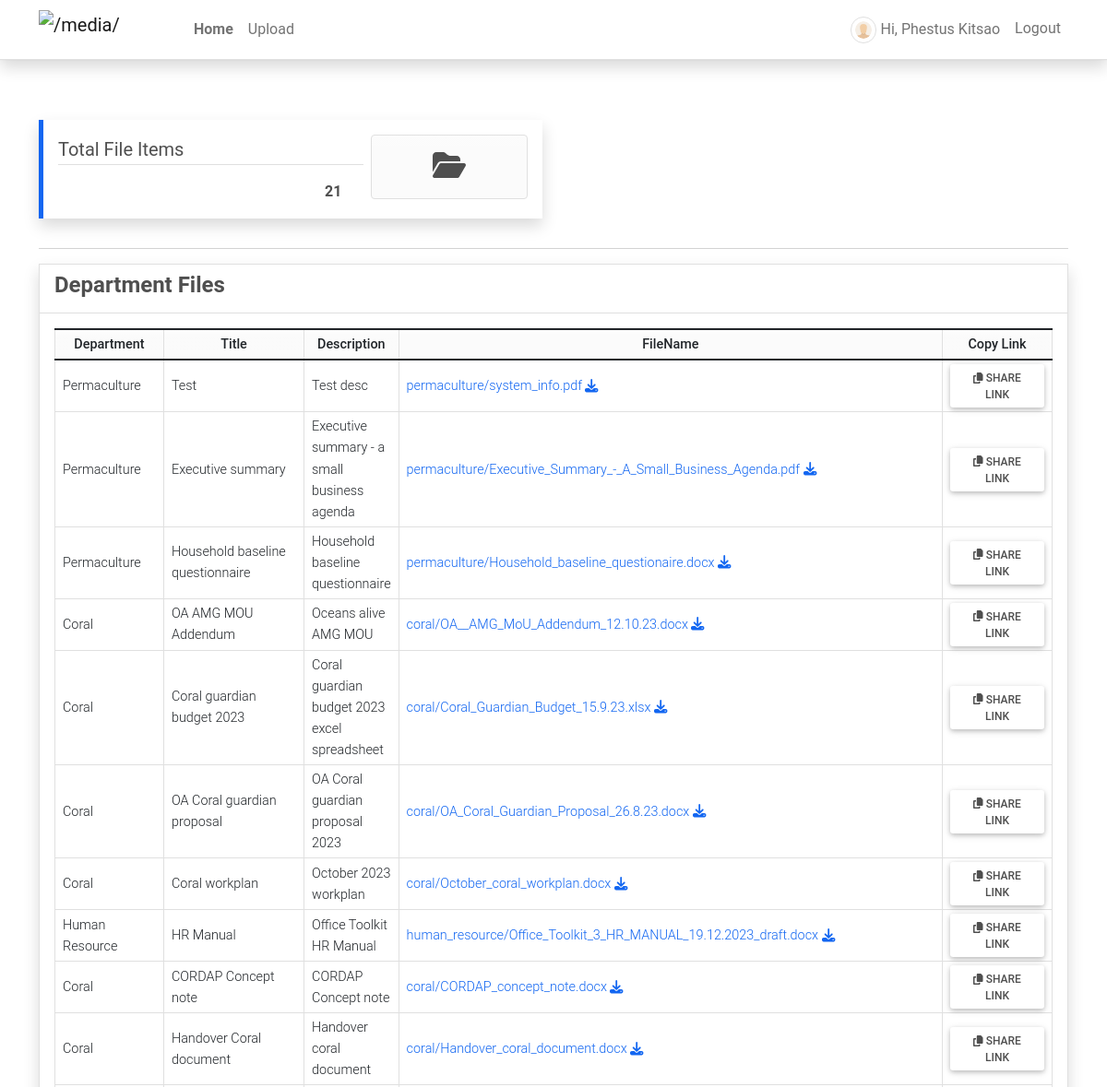
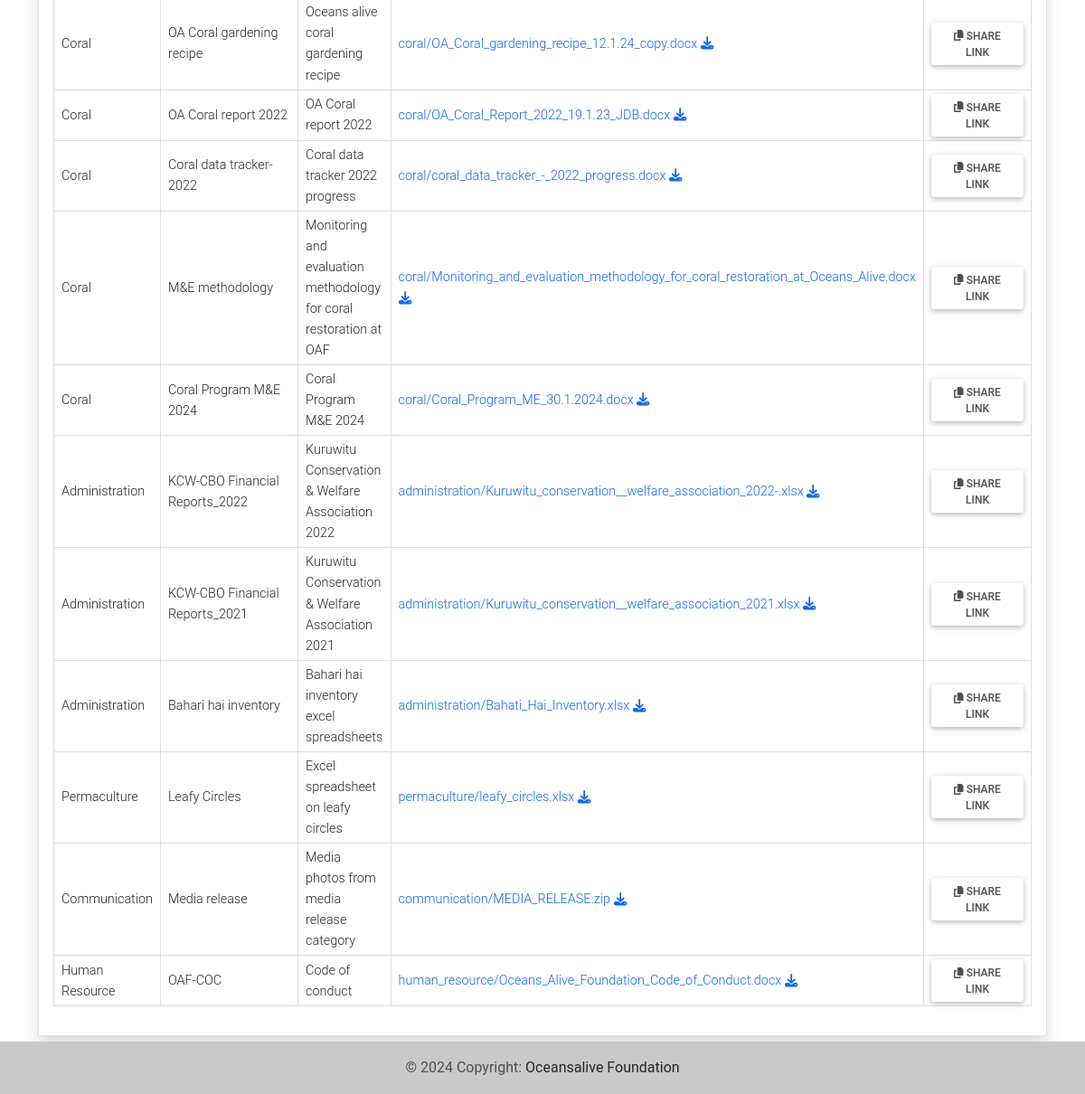
Page /get_started/ (signed in) on the committed database (2 pictures, top to bottom).
### fmsApp/models.py (models this page shows, shortened)
class Post(models.Model):
    user = models.ForeignKey(User, on_delete=models.CASCADE)
    department = models.CharField(max_length=250, default='department')
    title = models.CharField(max_length=250)
    description = models.TextField(blank=True, null=True)
    file_path = models.FileField(upload_to=post_file_path,blank=True, null=True)
    date_created = models.DateTimeField(default=timezone.now)
    date_updated = models.DateTimeField(auto_now=True)
    updated = models.DateTimeField(auto_now=True)
    class Meta:
        ordering = ['-updated']
    def get_share_url(self):
        fernet = Fernet(settings.ID_ENCRYPTION_KEY)
        value = fernet.encrypt(str(self.pk).encode())
        value = base64.urlsafe_b64encode(value).decode()
        return reverse("share-file-id", kwargs={"id": (value)})

### fmsApp/views.py (the view)
# urls.py: path('get_started/', views.FMS, name='FMS-page'),
@login_required
def FMS(request):
    context['page_title'] = 'Home'
    if request.user.is_superuser:
        posts = Post.objects.all()
    else:
        posts = Post.objects.filter(user = request.user).all()
    context['posts'] = posts
    context['postsLen'] = posts.count()
    print(request.build_absolute_uri())
    return render(request, 'home.html',context)

### fmsApp/templatetags/customfilter.py (called while the page is built)
@register.filter
def replaceBlank(value,stringVal = ""):
    value = str(value).replace(stringVal, '')
    return value

### fmsApp/templates/home.html (shortened to what this page needs)
{% extends "base.html" %} {% load humanize %} {% load customfilter %} {% block pageContent %}
<section class="">
    <div class="row">
        <div class="col-lg-6 col-md-6 col-sm-12 col-xs-12">
            <div class="card rounded-0 shadow border-primary text-start summary-card my-3">
                <div class="card-body">
                    <div class="d-flex w-100">
                        <div class="col-8 pe-2">
                            <div class="summary-title fs-5 border-bottom">Total File Items</div>
                            <div class="summary-count text-end fw-bolder mt-3 px-4">{{ postsLen|intcomma }}</div>
                        </div>
                        <div class="col-4">
                            <div class="summary-icon p-3 rounded border text-center bg-gradient bg-light">
                                <i class="fa fa-folder-open fs-2"></i>
                            </div>
                        </div>
                    </div>
                </div>
            </div>
        </div>
    </div>
    <hr>
    <div class="row">
        <div class="col-lg-12 col-md-12 col-sm-12 col-xs-12">
            <div class="card card-default border rounded-0 shadow">
                <div class="card-header">
                    <h4 class="card-title"><b>Department Files</b></h4>
                </div>
                <div class="card-body">
                    <table class="table table-bordered" id="file-table">
                        <colgroup>
                            <col width="20">
                            <col width="20%">
                            <col width="25">
                            <col width="20%">
                            <col width="15%">
                        </colgroup>
                        <thead>
                            <tr class="bg-gradient bg-light">
                                <th class=text-center>Department</th>
                                <th class=text-center>Title</th>
                                <th class=text-center>Description</th>
                                <th class=text-center>FileName</th>
                                <th class=text-center>Copy Link</th>
                            </tr>
                        </thead>
                        <tbody>
                            {% for post in posts %}
                            <tr>
                                <td class="text-start">{{ post.department }}</td>
                                <td class="text-start">{{ post.title }}</td>
                                <td class="text-start">{{ post.description }}</td>
                                <td class="text-start"><a href="{{ post.file_path.url }}" download="{{ post.file_path|replaceBlank:'uploads/' }}">{{ post.file_path|replaceBlank:'uploads/' }} <i class="fa fa-download"></i></a></td>
                                <td class="text-center"><button class="btn btn-default bg-gradient btn-sm copy-link" type="button" data-url="{{ request.build_absolute_uri|slice:':-1' }}{{ post.get_share_url }}" title="Copy Link tp clipboard"><i class="fa fa-copy"></i> Share Link</button></td>
                            </tr>
                            {% endfor %}
                        </tbody>
                    </table>
                </div>
            </div>
        </div>
    </div>
</section>
</div> {% endblock pageContent %}

### fmsApp/templates/topNavigation.html (shortened to what this page needs)
{% load static %}
<header>
    <nav class="navbar navbar-expand-lg navbar-light bg-white fixed-top shadow border-bottom">
        <div class="container">
            <a class="navbar-brand" target="_blank" href="{% url 'FMS-page' %}">
                <img src="{{ MEDIA_URL }}/default/logo2.png" height="16" alt="{{ MEDIA_URL }}" loading="lazy" style="margin-top: -3px;" />
            </a>
            <div class="collapse navbar-collapse" id="navbarExample01">
                <ul class="navbar-nav me-auto mb-2 mb-lg-0" id="topNav">
                    {% if user.id %}
                    <li class="nav-item">
                        <a class="nav-link" aria-current="page" href="{% url 'FMS-page' %}">Home</a>
                    </li>
                    <li class="nav-item">
                        <a class="nav-link" aria-current="page" href="{% url 'posts-page' %}">Upload</a>
                    </li>
                    {% endif %}
                </ul>
                <ul class="navbar-nav d-flex flex-row">
                    {% if user.id %} {% if user.profile.user_type == 1 %} {% endif %}
                    <li class="nav-item me-3 me-lg-0">
                        <a class="nav-link" href="{% url 'profile' %}">
                            <span class="me-1"><img src="{{ MEDIA_URL }}/default/default-avatar.png" alt="User Avatar" id="user-avatar" class="img-thumbnail rounded-circle"></span>Hi, {{ user.first_name }} {{user.last_name}}
                        </a>
                    </li>
                    <li class="nav-item me-3 me-lg-0">
                        <a class="nav-link" href="{% url 'logout' %}">Logout</a>
                    </li>
                    {% endif %}
                </ul>
            </div>
        </div>
    </nav>
</header>

### static/assets/default/css/style.css (style rules this page uses)
html, body { height: 100%; width: 100%; max-height: 100%; overflow: auto; display: flex; flex-direction: column; }
body>header { flex-shrink: auto; }
#user-avatar { width: 1.8rem; height: 1.8rem; object-fit: scale-down; object-position: center center; }
.navbar-brand>img { width: 7em; height: 2em; }
.nav-item.active a.nav-link { font-weight: bolder !important; }
.summary-card { border-left-width: 5px !important; border-left-style: solid; }

### rows in the picture
Post: department "Permaculture", title "Test", description "Test desc", file_path "permaculture/system_info.pdf"
Post: department "Permaculture", title "Executive summary", description "Executive summary - a small business agenda", file_path "permaculture/Executive_Summary_-_A_Small_Business_Agenda.pdf"
Post: department "Permaculture", title "Household baseline questionnaire", description "Household baseline questionnaire", file_path "permaculture/Household_baseline_questionaire.docx"
Post: department "Coral", title "OA AMG MOU Addendum", description "Oceans alive AMG MOU", file_path "coral/OA__AMG_MoU_Addendum_12.10.23.docx"
Post: department "Coral", title "Coral guardian budget 2023", description "Coral guardian budget 2023 excel spreadsheet", file_path "coral/Coral_Guardian_Budget_15.9.23.xlsx"
Post: department "Coral", title "OA Coral guardian proposal", description "OA Coral guardian proposal 2023", file_path "coral/OA_Coral_Guardian_Proposal_26.8.23.docx"
Post: department "Coral", title "Coral workplan", description "October 2023 workplan", file_path "coral/October_coral_workplan.docx"
Post: department "Human Resource", title "HR Manual", description "Office Toolkit HR Manual", file_path "human_resource/Office_Toolkit_3_HR_MANUAL_19.12.2023_draft.docx"
Post: department "Coral", title "CORDAP Concept note", description "CORDAP Concept note", file_path "coral/CORDAP_concept_note.docx"
Post: department "Coral", title "Handover Coral document", description "Handover coral document", file_path "coral/Handover_coral_document.docx"
Post: department "Coral", title "OA Coral gardening recipe", description "Oceans alive coral gardening recipe", file_path "coral/OA_Coral_gardening_recipe_12.1.24_copy.docx"
Post: department "Coral", title "OA Coral report 2022", description "OA Coral report 2022", file_path "coral/OA_Coral_Report_2022_19.1.23_JDB.docx"
Post: department "Coral", title "Coral data tracker-2022", description "Coral data tracker 2022 progress", file_path "coral/coral_data_tracker_-_2022_progress.docx"
Post: department "Coral", title "M&E methodology", description "Monitoring and evaluation methodology for coral restoration at OAF", file_path "coral/Monitoring_and_evaluation_methodology_for_coral_restoration_at_Oceans_Alive.docx"
Post: department "Coral", title "Coral Program M&E 2024", description "Coral Program M&E 2024", file_path "coral/Coral_Program_ME_30.1.2024.docx"
Post: department "Administration", title "KCW-CBO Financial Reports_2022", description "Kuruwitu Conservation & Welfare Association 2022", file_path "administration/Kuruwitu_conservation__welfare_association_2022-.xlsx"
Post: department "Administration", title "KCW-CBO Financial Reports_2021", description "Kuruwitu Conservation & Welfare Association 2021", file_path "administration/Kuruwitu_conservation__welfare_association_2021.xlsx"
Post: department "Administration", title "Bahari hai inventory", description "Bahari hai inventory excel spreadsheets", file_path "administration/Bahati_Hai_Inventory.xlsx"
Post: department "Permaculture", title "Leafy Circles", description "Excel spreadsheet on leafy circles", file_path "permaculture/leafy_circles.xlsx"
Post: department "Communication", title "Media release", description "Media photos from media release category", file_path "communication/MEDIA_RELEASE.zip"
Post: department "Human Resource", title "OAF-COC", description "Code of conduct", file_path "human_resource/Oceans_Alive_Foundation_Code_of_Conduct.docx"

### other values in the picture
{{ user.first_name }} "Phestus"
{{ user.last_name }} "Kitsao"
{{ postsLen|intcomma }} "21"
